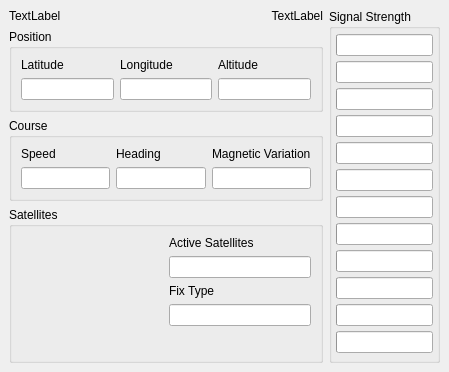
<ui version="4.0" >
 <class>QGPSMainWindowUI</class>
 <widget class="QDockWidget" name="QGPSMainWindowUI" >
  <property name="geometry" >
   <rect>
    <x>0</x>
    <y>0</y>
    <width>449</width>
    <height>372</height>
   </rect>
  </property>
  <property name="windowTitle" >
   <string>Form</string>
  </property>
  <widget class="QWidget" name="dockWidgetContents" >
   <property name="geometry" >
    <rect>
     <x>0</x>
     <y>22</y>
     <width>449</width>
     <height>350</height>
    </rect>
   </property>
   <layout class="QHBoxLayout" name="horizontalLayout_5" >
    <item>
     <layout class="QVBoxLayout" name="verticalLayout_10" >
      <item>
       <layout class="QHBoxLayout" name="horizontalLayout_4" >
        <item>
         <widget class="QLabel" name="lblFixStatus" >
          <property name="text" >
           <string>TextLabel</string>
          </property>
         </widget>
        </item>
        <item>
         <widget class="QLabel" name="lblFixTime" >
          <property name="text" >
           <string>TextLabel</string>
          </property>
          <property name="alignment" >
           <set>Qt::AlignRight|Qt::AlignTrailing|Qt::AlignVCenter</set>
          </property>
         </widget>
        </item>
       </layout>
      </item>
      <item>
       <widget class="QGroupBox" name="grpPosition" >
        <property name="title" >
         <string>Position</string>
        </property>
        <layout class="QHBoxLayout" name="horizontalLayout" >
         <item>
          <layout class="QVBoxLayout" name="verticalLayout_4" >
           <item>
            <widget class="QLabel" name="textLabel1" >
             <property name="text" >
              <string>Latitude</string>
             </property>
             <property name="wordWrap" >
              <bool>false</bool>
             </property>
            </widget>
           </item>
           <item>
            <widget class="QLineEdit" name="txtLatitude" >
             <property name="readOnly" >
              <bool>true</bool>
             </property>
            </widget>
           </item>
          </layout>
         </item>
         <item>
          <layout class="QVBoxLayout" name="verticalLayout_5" >
           <item>
            <widget class="QLabel" name="textLabel2" >
             <property name="text" >
              <string>Longitude</string>
             </property>
             <property name="wordWrap" >
              <bool>false</bool>
             </property>
            </widget>
           </item>
           <item>
            <widget class="QLineEdit" name="txtLongitude" >
             <property name="readOnly" >
              <bool>true</bool>
             </property>
            </widget>
           </item>
          </layout>
         </item>
         <item>
          <layout class="QVBoxLayout" name="verticalLayout_6" >
           <item>
            <widget class="QLabel" name="textLabel3" >
             <property name="text" >
              <string>Altitude</string>
             </property>
             <property name="wordWrap" >
              <bool>false</bool>
             </property>
            </widget>
           </item>
           <item>
            <widget class="QLineEdit" name="txtAltitude" >
             <property name="readOnly" >
              <bool>true</bool>
             </property>
            </widget>
           </item>
          </layout>
         </item>
        </layout>
       </widget>
      </item>
      <item>
       <widget class="QGroupBox" name="groupBox2" >
        <property name="title" >
         <string>Course</string>
        </property>
        <layout class="QHBoxLayout" name="horizontalLayout_2" >
         <item>
          <layout class="QVBoxLayout" name="verticalLayout_7" >
           <item>
            <widget class="QLabel" name="textLabel4" >
             <property name="text" >
              <string>Speed</string>
             </property>
             <property name="wordWrap" >
              <bool>false</bool>
             </property>
            </widget>
           </item>
           <item>
            <widget class="QLineEdit" name="txtSpeed" >
             <property name="readOnly" >
              <bool>true</bool>
             </property>
            </widget>
           </item>
          </layout>
         </item>
         <item>
          <layout class="QVBoxLayout" name="verticalLayout_8" >
           <item>
            <widget class="QLabel" name="textLabel5" >
             <property name="text" >
              <string>Heading</string>
             </property>
             <property name="wordWrap" >
              <bool>false</bool>
             </property>
            </widget>
           </item>
           <item>
            <widget class="QLineEdit" name="txtHeading" >
             <property name="readOnly" >
              <bool>true</bool>
             </property>
            </widget>
           </item>
          </layout>
         </item>
         <item>
          <layout class="QVBoxLayout" name="verticalLayout_9" >
           <item>
            <widget class="QLabel" name="textLabel6" >
             <property name="text" >
              <string>Magnetic Variation</string>
             </property>
             <property name="wordWrap" >
              <bool>false</bool>
             </property>
            </widget>
           </item>
           <item>
            <widget class="QLineEdit" name="txtVariation" >
             <property name="readOnly" >
              <bool>true</bool>
             </property>
            </widget>
           </item>
          </layout>
         </item>
        </layout>
       </widget>
      </item>
      <item>
       <widget class="QGroupBox" name="groupBox4" >
        <property name="title" >
         <string>Satellites</string>
        </property>
        <layout class="QHBoxLayout" name="horizontalLayout_3" >
         <item>
          <widget class="QGPSSatelliteTracker" native="1" name="satTracker" >
           <property name="sizePolicy" >
            <sizepolicy vsizetype="Expanding" hsizetype="Expanding" >
             <horstretch>0</horstretch>
             <verstretch>0</verstretch>
            </sizepolicy>
           </property>
           <property name="minimumSize" >
            <size>
             <width>50</width>
             <height>50</height>
            </size>
           </property>
          </widget>
         </item>
         <item>
          <layout class="QVBoxLayout" name="verticalLayout_3" >
           <item>
            <layout class="QVBoxLayout" name="verticalLayout_2" >
             <item>
              <widget class="QLabel" name="textLabel1_2" >
               <property name="text" >
                <string>Active Satellites</string>
               </property>
               <property name="wordWrap" >
                <bool>false</bool>
               </property>
              </widget>
             </item>
             <item>
              <widget class="QLineEdit" name="txtNumSats" >
               <property name="minimumSize" >
                <size>
                 <width>50</width>
                 <height>0</height>
                </size>
               </property>
              </widget>
             </item>
             <item>
              <widget class="QLabel" name="textLabel2_2" >
               <property name="text" >
                <string>Fix Type</string>
               </property>
               <property name="wordWrap" >
                <bool>false</bool>
               </property>
              </widget>
             </item>
             <item>
              <widget class="QLineEdit" name="txtFixType" >
               <property name="minimumSize" >
                <size>
                 <width>50</width>
                 <height>0</height>
                </size>
               </property>
               <property name="readOnly" >
                <bool>true</bool>
               </property>
              </widget>
             </item>
            </layout>
           </item>
           <item>
            <spacer name="verticalSpacer" >
             <property name="orientation" >
              <enum>Qt::Vertical</enum>
             </property>
             <property name="sizeHint" stdset="0" >
              <size>
               <width>132</width>
               <height>13</height>
              </size>
             </property>
            </spacer>
           </item>
          </layout>
         </item>
        </layout>
       </widget>
      </item>
     </layout>
    </item>
    <item>
     <widget class="QGroupBox" name="gbSignalStrength" >
      <property name="title" >
       <string>Signal Strength</string>
      </property>
      <layout class="QVBoxLayout" name="verticalLayout" >
       <property name="spacing" >
        <number>4</number>
       </property>
       <property name="margin" >
        <number>4</number>
       </property>
       <item>
        <widget class="QProgressBar" name="progressBar2" >
         <property name="textVisible" >
          <bool>false</bool>
         </property>
        </widget>
       </item>
       <item>
        <widget class="QProgressBar" name="progressBar2_2" >
         <property name="textVisible" >
          <bool>false</bool>
         </property>
        </widget>
       </item>
       <item>
        <widget class="QProgressBar" name="progressBar2_3" >
         <property name="textVisible" >
          <bool>false</bool>
         </property>
        </widget>
       </item>
       <item>
        <widget class="QProgressBar" name="progressBar2_4" >
         <property name="textVisible" >
          <bool>false</bool>
         </property>
        </widget>
       </item>
       <item>
        <widget class="QProgressBar" name="progressBar2_5" >
         <property name="textVisible" >
          <bool>false</bool>
         </property>
        </widget>
       </item>
       <item>
        <widget class="QProgressBar" name="progressBar2_6" >
         <property name="textVisible" >
          <bool>false</bool>
         </property>
        </widget>
       </item>
       <item>
        <widget class="QProgressBar" name="progressBar2_7" >
         <property name="sizePolicy" >
          <sizepolicy vsizetype="Fixed" hsizetype="Minimum" >
           <horstretch>0</horstretch>
           <verstretch>0</verstretch>
          </sizepolicy>
         </property>
         <property name="textVisible" >
          <bool>false</bool>
         </property>
        </widget>
       </item>
       <item>
        <widget class="QProgressBar" name="progressBar2_8" >
         <property name="textVisible" >
          <bool>false</bool>
         </property>
        </widget>
       </item>
       <item>
        <widget class="QProgressBar" name="progressBar2_9" >
         <property name="textVisible" >
          <bool>false</bool>
         </property>
        </widget>
       </item>
       <item>
        <widget class="QProgressBar" name="progressBar2_10" >
         <property name="textVisible" >
          <bool>false</bool>
         </property>
        </widget>
       </item>
       <item>
        <widget class="QProgressBar" name="progressBar2_11" >
         <property name="textVisible" >
          <bool>false</bool>
         </property>
        </widget>
       </item>
       <item>
        <widget class="QProgressBar" name="progressBar2_12" >
         <property name="textVisible" >
          <bool>false</bool>
         </property>
        </widget>
       </item>
      </layout>
     </widget>
    </item>
   </layout>
  </widget>
 </widget>
 <customwidgets>
  <customwidget>
   <class>QGPSSatelliteTracker</class>
   <extends>QWidget</extends>
   <header>qgpssatellitetracker.h</header>
  </customwidget>
 </customwidgets>
 <resources/>
 <connections/>
</ui>
